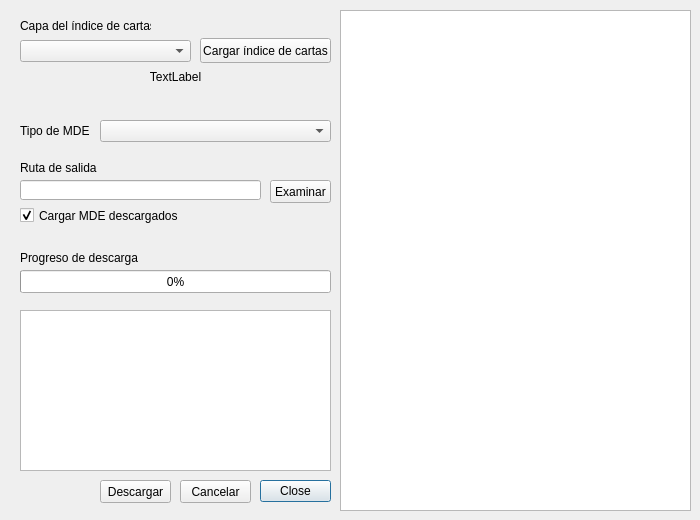
<?xml version="1.0" encoding="UTF-8"?>
<ui version="4.0">
 <class>CargaMDEDialogBase</class>
 <widget class="QDialog" name="CargaMDEDialogBase">
  <property name="geometry">
   <rect>
    <x>0</x>
    <y>0</y>
    <width>700</width>
    <height>520</height>
   </rect>
  </property>
  <property name="minimumSize">
   <size>
    <width>700</width>
    <height>520</height>
   </size>
  </property>
  <property name="maximumSize">
   <size>
    <width>700</width>
    <height>520</height>
   </size>
  </property>
  <property name="windowTitle">
   <string>MDE de INEGI</string>
  </property>
  <widget class="QDialogButtonBox" name="button_box">
   <property name="geometry">
    <rect>
     <x>260</x>
     <y>480</y>
     <width>71</width>
     <height>23</height>
    </rect>
   </property>
   <property name="sizePolicy">
    <sizepolicy hsizetype="Expanding" vsizetype="Expanding">
     <horstretch>71</horstretch>
     <verstretch>23</verstretch>
    </sizepolicy>
   </property>
   <property name="minimumSize">
    <size>
     <width>71</width>
     <height>23</height>
    </size>
   </property>
   <property name="maximumSize">
    <size>
     <width>71</width>
     <height>23</height>
    </size>
   </property>
   <property name="sizeIncrement">
    <size>
     <width>71</width>
     <height>23</height>
    </size>
   </property>
   <property name="baseSize">
    <size>
     <width>71</width>
     <height>23</height>
    </size>
   </property>
   <property name="font">
    <font>
     <kerning>true</kerning>
    </font>
   </property>
   <property name="contextMenuPolicy">
    <enum>Qt::PreventContextMenu</enum>
   </property>
   <property name="styleSheet">
    <string notr="true">QPushButton { min-width: 60px; }</string>
   </property>
   <property name="orientation">
    <enum>Qt::Horizontal</enum>
   </property>
   <property name="standardButtons">
    <set>QDialogButtonBox::Close</set>
   </property>
   <property name="centerButtons">
    <bool>true</bool>
   </property>
  </widget>
  <widget class="QLabel" name="label_tipo">
   <property name="geometry">
    <rect>
     <x>20</x>
     <y>120</y>
     <width>81</width>
     <height>21</height>
    </rect>
   </property>
   <property name="text">
    <string>Tipo de MDE</string>
   </property>
  </widget>
  <widget class="QLineEdit" name="lineEdit_salida">
   <property name="geometry">
    <rect>
     <x>20</x>
     <y>180</y>
     <width>241</width>
     <height>20</height>
    </rect>
   </property>
  </widget>
  <widget class="QPushButton" name="btn_salida">
   <property name="geometry">
    <rect>
     <x>270</x>
     <y>180</y>
     <width>61</width>
     <height>23</height>
    </rect>
   </property>
   <property name="text">
    <string>Examinar</string>
   </property>
  </widget>
  <widget class="QComboBox" name="comboBox_tipo">
   <property name="geometry">
    <rect>
     <x>100</x>
     <y>120</y>
     <width>231</width>
     <height>22</height>
    </rect>
   </property>
  </widget>
  <widget class="QCheckBox" name="checkBox_cargar">
   <property name="geometry">
    <rect>
     <x>20</x>
     <y>200</y>
     <width>201</width>
     <height>31</height>
    </rect>
   </property>
   <property name="text">
    <string>Cargar MDE descargados</string>
   </property>
   <property name="checked">
    <bool>true</bool>
   </property>
  </widget>
  <widget class="QLabel" name="label_seleccion">
   <property name="geometry">
    <rect>
     <x>20</x>
     <y>70</y>
     <width>311</width>
     <height>41</height>
    </rect>
   </property>
   <property name="font">
    <font>
     <family>MS Shell Dlg 2</family>
     <pointsize>9</pointsize>
     <weight>50</weight>
     <bold>false</bold>
    </font>
   </property>
   <property name="text">
    <string>TextLabel</string>
   </property>
   <property name="alignment">
    <set>Qt::AlignHCenter|Qt::AlignTop</set>
   </property>
   <property name="wordWrap">
    <bool>true</bool>
   </property>
  </widget>
  <widget class="QLabel" name="label_salida">
   <property name="geometry">
    <rect>
     <x>20</x>
     <y>160</y>
     <width>91</width>
     <height>16</height>
    </rect>
   </property>
   <property name="text">
    <string>Ruta de salida</string>
   </property>
  </widget>
  <widget class="QPushButton" name="btn_descargar">
   <property name="geometry">
    <rect>
     <x>100</x>
     <y>480</y>
     <width>71</width>
     <height>23</height>
    </rect>
   </property>
   <property name="text">
    <string>Descargar</string>
   </property>
  </widget>
  <widget class="QProgressBar" name="progressBar">
   <property name="geometry">
    <rect>
     <x>20</x>
     <y>270</y>
     <width>311</width>
     <height>23</height>
    </rect>
   </property>
   <property name="value">
    <number>0</number>
   </property>
  </widget>
  <widget class="QLabel" name="label_progressBar">
   <property name="geometry">
    <rect>
     <x>20</x>
     <y>250</y>
     <width>141</width>
     <height>16</height>
    </rect>
   </property>
   <property name="text">
    <string>Progreso de descarga</string>
   </property>
  </widget>
  <widget class="QPlainTextEdit" name="textEdit_reporte">
   <property name="geometry">
    <rect>
     <x>20</x>
     <y>310</y>
     <width>311</width>
     <height>161</height>
    </rect>
   </property>
   <property name="readOnly">
    <bool>true</bool>
   </property>
   <property name="plainText">
    <string/>
   </property>
  </widget>
  <widget class="QPushButton" name="btn_cancelar">
   <property name="geometry">
    <rect>
     <x>180</x>
     <y>480</y>
     <width>71</width>
     <height>23</height>
    </rect>
   </property>
   <property name="text">
    <string>Cancelar</string>
   </property>
  </widget>
  <widget class="QComboBox" name="comboBox_capa_indice">
   <property name="geometry">
    <rect>
     <x>20</x>
     <y>40</y>
     <width>171</width>
     <height>22</height>
    </rect>
   </property>
  </widget>
  <widget class="QLabel" name="label_capa_indice">
   <property name="geometry">
    <rect>
     <x>20</x>
     <y>16</y>
     <width>131</width>
     <height>20</height>
    </rect>
   </property>
   <property name="text">
    <string>Capa del índice de cartas</string>
   </property>
  </widget>
  <widget class="QPushButton" name="btn_cargar_indice">
   <property name="geometry">
    <rect>
     <x>200</x>
     <y>38</y>
     <width>131</width>
     <height>25</height>
    </rect>
   </property>
   <property name="text">
    <string>Cargar índice de cartas</string>
   </property>
  </widget>
  <widget class="QTextBrowser" name="textBrowser_ayuda">
   <property name="geometry">
    <rect>
     <x>340</x>
     <y>10</y>
     <width>351</width>
     <height>501</height>
    </rect>
   </property>
  </widget>
 </widget>
 <resources/>
 <connections>
  <connection>
   <sender>button_box</sender>
   <signal>accepted()</signal>
   <receiver>CargaMDEDialogBase</receiver>
   <slot>accept()</slot>
   <hints>
    <hint type="sourcelabel">
     <x>20</x>
     <y>20</y>
    </hint>
    <hint type="destinationlabel">
     <x>20</x>
     <y>20</y>
    </hint>
   </hints>
  </connection>
  <connection>
   <sender>button_box</sender>
   <signal>rejected()</signal>
   <receiver>CargaMDEDialogBase</receiver>
   <slot>reject()</slot>
   <hints>
    <hint type="sourcelabel">
     <x>20</x>
     <y>20</y>
    </hint>
    <hint type="destinationlabel">
     <x>20</x>
     <y>20</y>
    </hint>
   </hints>
  </connection>
 </connections>
</ui>
